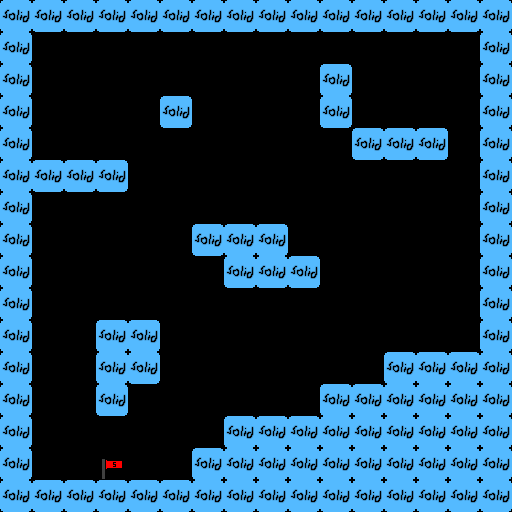

A 2D game scene composited from a Tiled map and its tileset images. What follows is a short description and the map's XML, with each tile layer's data collapsed to a summary:
An orthogonal 16x16 tile map with 32x32 px tiles, 2 tile layers (Tile Solids, Tile Entities).

<map version="1.0" orientation="orthogonal" renderorder="right-down" width="16" height="16" tilewidth="32" tileheight="32">
 <tileset firstgid="1" name="tileset" tilewidth="32" tileheight="32">
  <image source="../content/tileset.png" width="128" height="128" />
 </tileset>
 <layer name="Tile Solids" width="16" height="16">
  <data>[256 cells, 105 non-empty, 1 distinct tile ids]</data>
 </layer>
 <layer name="Tile Entities" width="16" height="16">
  <data>[256 cells, 1 non-empty, 1 distinct tile ids]</data>
 </layer>
</map>